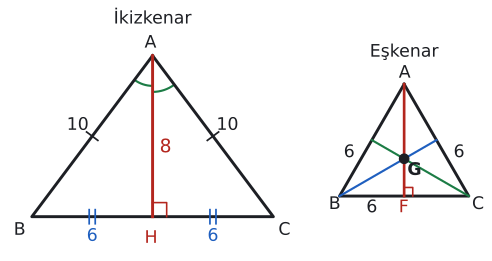

Python code for this plot:
import sys; sys.path.insert(0, "tools")
from cizim import *

def uz(P, Q): return round(float(np.linalg.norm(np.asarray(P) - np.asarray(Q))), 3)
def kenar(ax, P, Q, metin, G, d=0.45, renk=YAZI, fs=13):
    """[PQ] kenarının ortasına, G'nin ters tarafına etiket."""
    P, Q = np.asarray(P, float), np.asarray(Q, float); M = (P + Q) / 2
    u = (Q - P) / np.linalg.norm(Q - P); v = np.array([-u[1], u[0]])
    if np.dot(v, M - np.asarray(G)) < 0: v = -v
    ax.text(*(M + d * v), metin, ha="center", va="center", color=renk, fontsize=fs)
def dik_ayak(P, Q, R):
    """R noktasından PQ doğrusuna inen dikmenin ayağı."""
    P, Q, R = (np.asarray(t, float) for t in (P, Q, R))
    u = (Q - P) / np.linalg.norm(Q - P); return P + np.dot(R - P, u) * u
def dik(ax, ayak, p1, p2, k=0.3, renk=YAZI):
    """ayak noktasında, ayak->p1 ve ayak->p2 yönleri arasında dik açı karesi."""
    ayak = np.asarray(ayak, float)
    u = (np.asarray(p1) - ayak) / np.linalg.norm(np.asarray(p1) - ayak); v = (np.asarray(p2) - ayak) / np.linalg.norm(np.asarray(p2) - ayak)
    ax.plot(*zip(ayak + k * u, ayak + k * (u + v), ayak + k * v), color=renk, lw=1.2)
def centik(ax, P, Q, n=1, renk=YAZI, L=0.18, ara=0.12):
    """[PQ] ortasına n tane eşlik çentiği."""
    P, Q = np.asarray(P, float), np.asarray(Q, float); M = (P + Q) / 2
    u = (Q - P) / np.linalg.norm(Q - P); v = np.array([-u[1], u[0]])
    for i in range(n):
        c = M + (i - (n - 1) / 2) * ara * u
        ax.plot(*zip(c - L * v, c + L * v), color=renk, lw=1.3)

# Sol: |AB|=|AC|=10, |BC|=12 => |BH|=|HC|=6, |AH|=8.
# Sağ: kenarı 6 olan eşkenar üçgen: h = 3√3 ≈ 5,196; G köşeye 2√3, kenara √3.
fig, axs = plt.subplots(1, 2, figsize=(6.4, 3.3), gridspec_kw={"width_ratios": [12, 6.6]})
ax = axs[0]; ax.set_aspect("equal"); ax.axis("off")
B, C, H, A = np.array([0.0, 0.0]), np.array([12.0, 0.0]), np.array([6.0, 0.0]), np.array([6.0, 8.0])
print("AB", uz(A, B), "AC", uz(A, C), "AH", uz(A, H))
G = (A + B + C) / 3
ax.plot(*zip(A, B, C, A), color=YAZI); ax.plot(*zip(A, H), color=KIRMIZI, lw=2.2)
dik(ax, H, A, C, k=0.7, renk=KIRMIZI)
centik(ax, A, B, 1, L=0.35); centik(ax, A, C, 1, L=0.35)
centik(ax, B, H, 2, renk=MAVI, L=0.35, ara=0.3); centik(ax, H, C, 2, renk=MAVI, L=0.35, ara=0.3)
aci(ax, A, B, H, r=1.5, renk=YESIL); aci(ax, A, H, C, r=1.8, renk=YESIL)
for P, ad, d in ((A, "A", (-0.4, 0.4)), (B, "B", (-0.9, -0.9)), (C, "C", (0.25, -0.9))): ax.text(P[0] + d[0], P[1] + d[1], ad, fontsize=13)
ax.text(H[0] - 0.4, -1.3, "H", color=KIRMIZI, fontsize=13)
kenar(ax, A, B, "10", G, d=0.9); kenar(ax, A, C, "10", G, d=0.9)
ax.text(3, -1.2, "6", color=MAVI, fontsize=13, ha="center"); ax.text(9, -1.2, "6", color=MAVI, fontsize=13, ha="center")
ax.text(6.35, 3.2, "8", color=KIRMIZI, fontsize=14)
ax.set_xlim(-1.2, 13.2); ax.set_ylim(-1.8, 9.2)
ax.set_title("İkizkenar", fontsize=13)
ax = axs[1]; ax.set_aspect("equal"); ax.axis("off")
a = 6.0
B, C = np.array([0.0, 0.0]), np.array([a, 0.0]); A = np.array([a / 2, a * np.sqrt(3) / 2])
F, E, D = (B + C) / 2, (A + C) / 2, (A + B) / 2
G = (A + B + C) / 3
print("h", uz(A, F), "AG", uz(A, G), "GF", uz(G, F))
ax.plot(*zip(A, B, C, A), color=YAZI)
ax.plot(*zip(A, F), color=KIRMIZI, lw=2); ax.plot(*zip(B, E), color=MAVI, lw=1.6); ax.plot(*zip(C, D), color=YESIL, lw=1.6)
dik(ax, F, A, C, k=0.4, renk=KIRMIZI)
nokta(ax, *G, "", renk=YAZI)
ax.text(G[0] + 0.15, G[1] - 0.75, "G", fontsize=13, fontweight="bold")
for P, ad, d in ((A, "A", (-0.25, 0.3)), (B, "B", (-0.5, -0.6)), (C, "C", (0.15, -0.6))): ax.text(P[0] + d[0], P[1] + d[1], ad, fontsize=13)
ax.text(F[0] - 0.25, -0.75, "F", color=KIRMIZI, fontsize=13)
P = B + 0.3 * (A - B); ax.text(P[0] - 0.45, P[1] + 0.25, "6", fontsize=13, ha="center")
P = C + 0.3 * (A - C); ax.text(P[0] + 0.45, P[1] + 0.25, "6", fontsize=13, ha="center")
ax.text(1.5, -0.75, "6", fontsize=13, ha="center")
ax.set_xlim(-0.7, 6.7); ax.set_ylim(-1.1, 6.1)
ax.set_title("Eşkenar", fontsize=13)
fig.subplots_adjust(wspace=0.12)
kaydet(fig, __file__)
